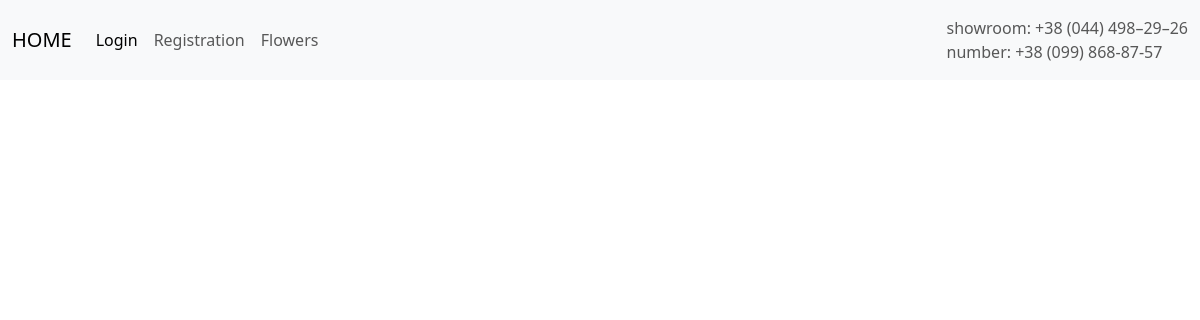
/catalog/, run on an earlier commit of the app's database.
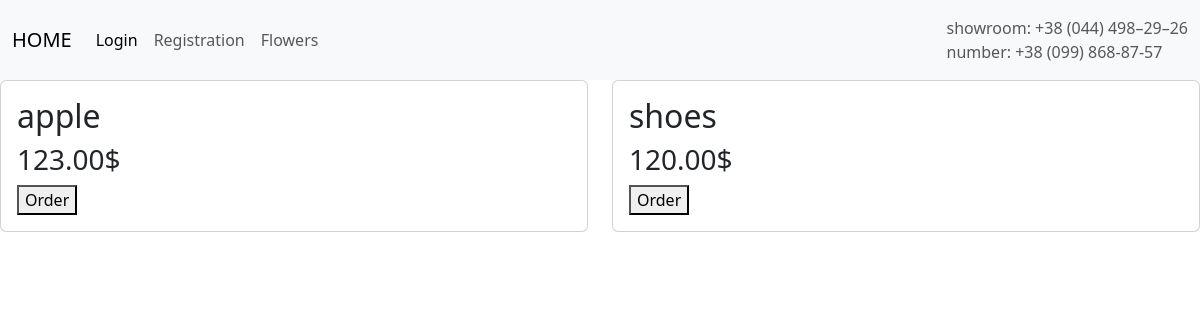
And on a later commit of the database.
### shop/models/product.py (models this page shows)
class Product(TimeStampedMixin):
    category = models.ForeignKey('shop.Categories', related_name='products', on_delete=models.SET_NULL, null=True, blank=True)
    sub_category = models.ForeignKey('shop.SubCategories', related_name='products', on_delete=models.SET_NULL, null=True, blank=True)
    name = models.CharField(max_length=100)
    description = models.TextField()
    price = models.DecimalField(max_digits=5, decimal_places=2)
    objects = ProductManager()

### shop/views.py (the view)
# urls.py: path('catalog/', views.ProductCatalog.as_view(), name='catalog'),
class ProductCatalog(FormMixin, ListView):
    template_name = "catalog.html"
    model = Product
    context_object_name = 'products'
    form_class = OrderCreationForm

### shop/manager/product.py (called while the page is built)
    def get_queryset(self):
        return ProductQueryset(model=self.model, using=self._db, hints=self._hints)

### shop/templates/catalog.html (shortened to what this page needs)
{% extends 'base/base.html' %}
{% load static %}
{% block content %}
<nav class="navbar navbar-expand-lg bg-body-tertiary">
  <div class="container-fluid">
    <a class="navbar-brand" href="{% url 'index' %}">HOME</a>
    <div class="collapse navbar-collapse" id="navbarText">
      <ul class="navbar-nav me-auto mb-2 mb-lg-0">
        <li class="nav-item">
          <a class="nav-link active" aria-current="page" href="{% url 'login' %}">Login</a>
        </li>
        <li class="nav-item">
          <a class="nav-link" href="{% url 'register' %}">Registration</a>
        </li>
        <li class="nav-item">
          <a class="nav-link" href="{% url 'product' %}">Flowers</a>
        </li>
      </ul>
      <span class="navbar-text">
        showroom: +38 (044) 498–29–26<br>
        number: +38 (099) 868-87-57
      </span>
    </div>
  </div>
</nav>
<div class="row row-cols-1 row-cols-md-2 g-4">
{% for product in products %}
  <div class="col">
    <div class="card">
      <div class="card-body">
         <h2 class="card-title">{{ product.name }}</h2>
          <h3 class="card-text">{{ product.price }}$</h3>
        <button data-order-url="{% url 'order' product.id %}" data-bs-toggle="modal" data-bs-target="#itemOrderModal" class="OrderView">Order</button>
      </div>
    </div>
  </div>
{% endfor %}
</div>
{% endblock %}

### core/templates/base/base.html (shortened to what this page needs)
<!DOCTYPE html>
<html lang="en">
<head>
    <link href="https://cdn.jsdelivr.net/npm/bootstrap@5.3.3/dist/css/bootstrap.min.css" rel="stylesheet">
</head>
<body>
        {% block content %}{% endblock %}
</body>
</html>

What changed in the data, as far as the page shows it:
added Product: name "apple", price "123.00"
added Product: name "shoes", price "120.00"
